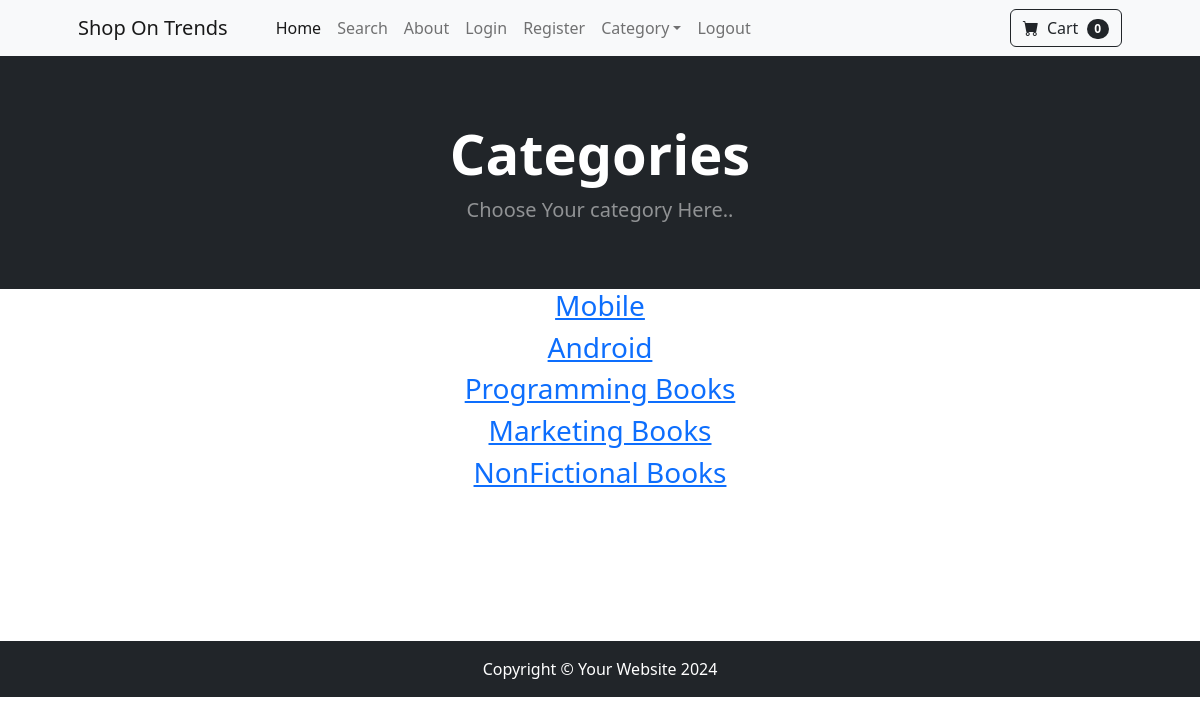
The app's page /category_summary/ with its own data.
### store/models.py (models this page shows)
class Category(models.Model):
    name = models.CharField(max_length=50)
    def __str__(self):
        return self.name
    class Meta:
        verbose_name_plural = "categories"

### store/views.py (the view)
# urls.py: path('category_summary/',views.category_summary, name ="category_summary"),
def category_summary(request):
    categories = Category.objects.all()
    return render(request,'category_summary.html',{"categories":categories})

### shoppingcart/cart.py (called while the page is built)
    def __len__(self):
        return len(self.cart)

### shoppingcart/context_processors.py (called while the page is built)
def cart(request):
    return {'cart':Cart(request)}

### store/templates/category_summary.html
{% extends 'base.html' %}
{% block content %}
<header class="bg-dark py-5">
    <div class="container px-4 px-lg-5 my-5">
        <div class="text-center text-white">
            <h1 class="display-4 fw-bolder">Categories</h1>
            <p class="lead fw-normal text-white-50 mb-0">Choose Your category Here..</p>
        </div>
    </div>
</header>
<div class ="container">
<div class="row">
    <center>
        <div class ="col-8">
            {%for category in categories%}
            <h3> <a href="{% url 'category' category%}">{{category}}</a></h3>
            {%endfor%}
        <br/><br/><br/><br/><br/><br/>
        </div>
    </center>
</div>
</div>
{% endblock %}

### records on screen
Category: name "Mobile"
Category: name "Android"
Category: name "Programming Books"
Category: name "Marketing Books"
Category: name "NonFictional Books"

### other values on screen
{{ cart|length }} "0"
